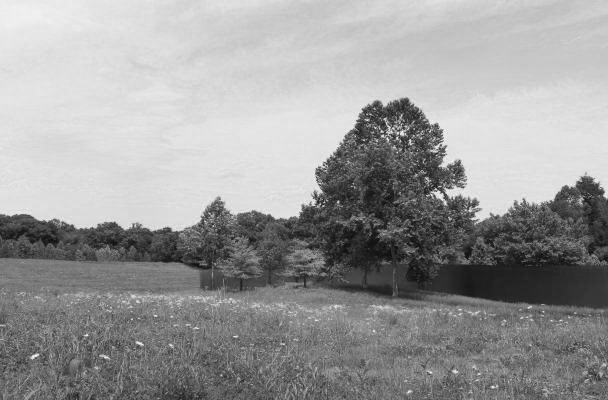
%> input picture Lesson 11/test1-bw.jpg, 1216 x 800 px (shown at 1/2 size)
$ octave producejpg.m   (GNU Octave 9; MATLAB toolbox functions it lacks are replaced by stand-ins)
%> lines starting %> are read from the running program, lines starting %| are printed output that depends on the picture
%> further down, M is the input picture: size 800x1216 uint8; min 5, max 255, mean 154.1
### Lesson 11/myjpeg.m
function C = myjpeg (M, t)
%> called with t = 32
	boxsize = 32;
	[col, rig] = size(M);
%> col = 800; rig = 1216

	if (mod(col,boxsize) ~= 0 || mod(rig,boxsize) ~= 0 || col == 0 || rig == 0)
		error("not properly sized image");
	endif

	kcol = col / boxsize;
%> kcol = 25
	krig = rig / boxsize;
%> krig = 38

	C = zeros(kcol * t, krig * t);

	for i = 1:kcol
		for j = 1:krig
			S = dct2(M((i-1)*boxsize+1 : i*boxsize, (j-1)*boxsize+1 : j*boxsize));
			C((i-1)*t+1 : i*t, (j-1)*t+1 : j*t) = S(1:t, 1:t);
		endfor
	endfor
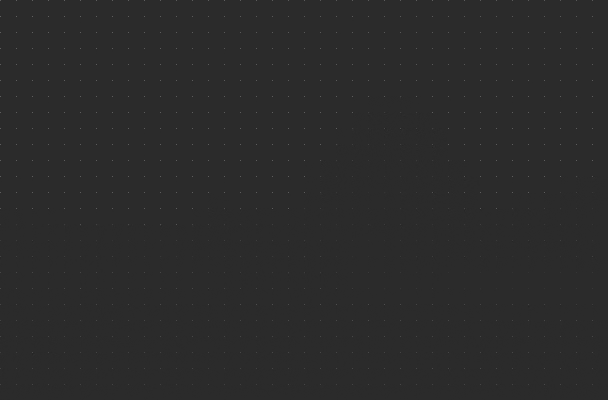
%> C: size 800x1216 double (shown at 1/2 size); min -1540.3, max 7573.9, mean 4.9; drawn with min black and max white

endfunction

### Lesson 11/myjpegdecode.m
function M = myjpegdecode(C, t)
%> called with t = 32
	boxsize = 32;
	[col, rig] = size(C);

	kcol = col / t;
	krig = rig / t;

	M = uint8(zeros(kcol * boxsize, krig * boxsize));

	for i = 1:kcol
		for j = 1:krig
			S = zeros(boxsize);
			S(1:t, 1:t) = C((i-1)*t+1 : i*t, (j-1)*t+1 : j*t);
			M((i-1)*boxsize+1 : i*boxsize, (j-1)*boxsize+1 : j*boxsize) = uint8(idct2(S));
		endfor
	endfor
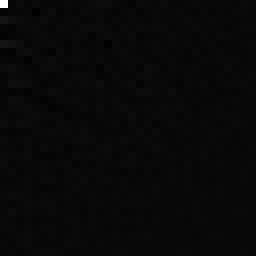
%> S: size 32x32 double (shown 8 times larger); min -117.2, max 3326.9, mean 3.6; drawn with min black and max white

endfunction

### Lesson 11/producejpg.m
clear all;
M = imread("test1-bw.jpg");
# imshow(M);
pkg load signal;
out = myjpeg(M, 32);
unout = myjpegdecode(out, 32);
imshow(unout);
